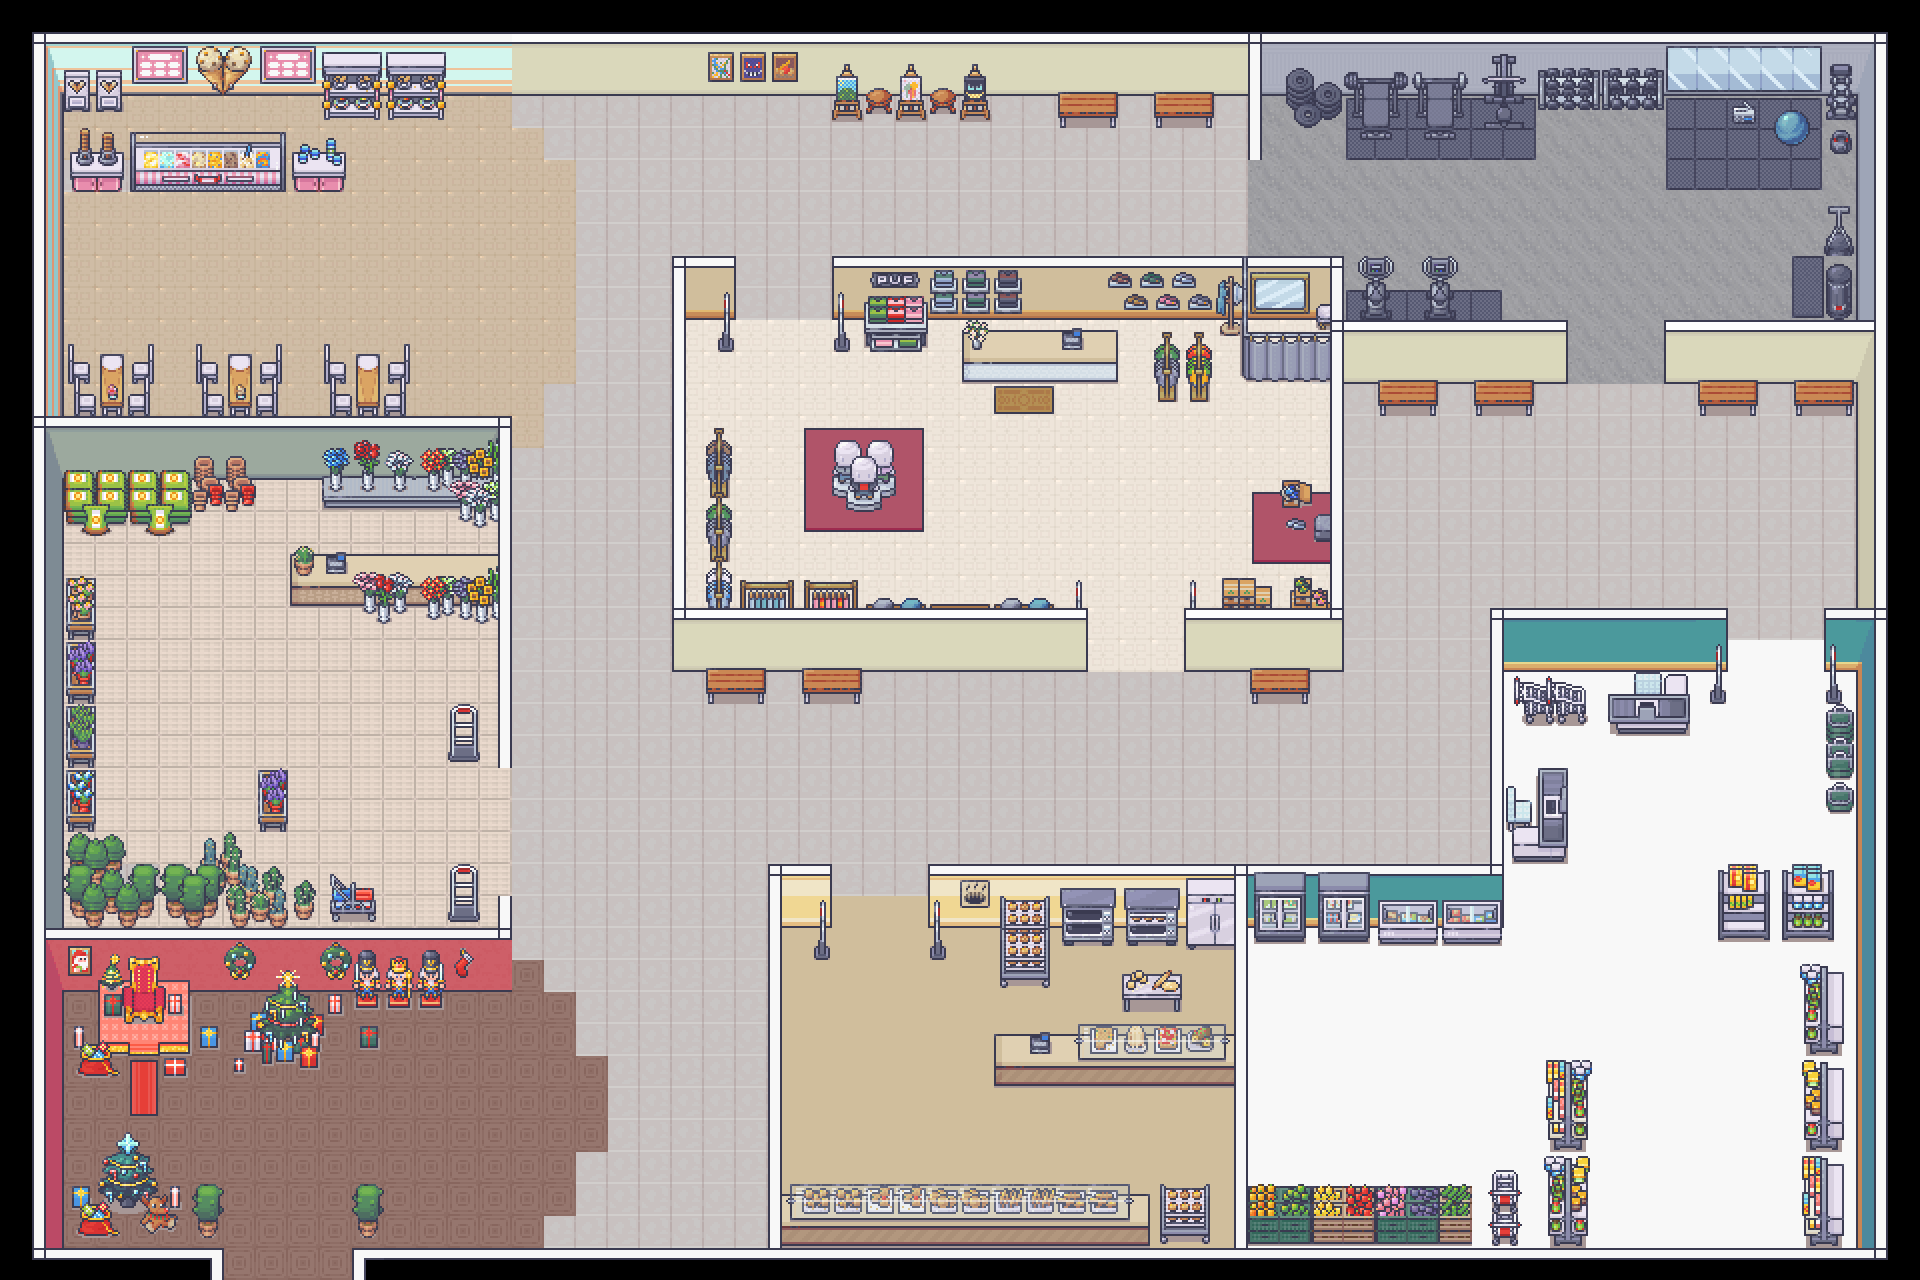

The image is a tile-based game level rendered from a .tmx file. Its description and source (layers, tilesets, objects; grid data summarised) follow:
An orthogonal 60x40 tile map with 32x32 px tiles, 6 tile layers (groundLayer, wallLayer, carpetLayer, furnitureLayer, ...), 3 tilesets and 21 objects (200.280A RL, 200.680A RL, 330.820B RL, 330.1120B RL, 1770.190C RL, ...).

<map version="1.5" tiledversion="1.7.2" orientation="orthogonal" renderorder="right-down" width="60" height="40" tilewidth="32" tileheight="32" infinite="0" nextlayerid="9" nextobjectid="27">
 <tileset firstgid="1" name="roomBuilder32x32" tilewidth="32" tileheight="32" tilecount="8284" columns="76">
  <image source="roomBuilder32x32.png" width="2432" height="3488" />
 </tileset>
 <tileset firstgid="8285" name="shopping32x32" tilewidth="32" tileheight="32" tilecount="2496" columns="32">
  <image source="shopping32x32.png" width="1024" height="2496" />
 </tileset>
 <tileset firstgid="10781" name="clothing32x32" tilewidth="32" tileheight="32" tilecount="1072" columns="16">
  <image source="clothing32x32.png" width="512" height="2144" />
 </tileset>
 <layer id="1" name="groundLayer" width="60" height="40">
  <data>[2400 cells, 2113 non-empty, 8 distinct tile ids]</data>
 </layer>
 <objectgroup id="8" name="Object Layer 2">
  <object id="7" name="200.280A RL" x="200" y="280">
   <point />
  </object>
  <object id="8" name="200.680A RL" x="200" y="680">
   <point />
  </object>
  <object id="9" name="330.820B RL" x="330" y="820">
   <point />
  </object>
  <object id="10" name="330.1120B RL" x="330" y="1120">
   <point />
  </object>
  <object id="11" name="1770.190C RL" x="1770" y="190">
   <point />
  </object>
  <object id="13" name="1770.590C RL" x="1770" y="590">
   <point />
  </object>
  <object id="14" name="1770.990C RL" x="1770" y="990">
   <point />
  </object>
  <object id="15" name="700.210D DU" x="700" y="210">
   <point />
  </object>
  <object id="16" name="1100.210D DU" x="1100" y="210">
   <point />
  </object>
  <object id="17" name="1500.210D DU" x="1500" y="210">
   <point />
  </object>
  <object id="18" name="750.800F DU" x="750" y="800">
   <point />
  </object>
  <object id="19" name="1050.800E DU" x="1050" y="800">
   <point />
  </object>
  <object id="20" name="1350.800F DU" x="1350" y="800">
   <point />
  </object>
  <object id="21" name="1200.500" x="1200" y="500">
   <point />
  </object>
  <object id="22" name="1600.500" x="1600" y="500">
   <point />
  </object>
  <object id="23" name="550.1130" x="550" y="1130">
   <point />
  </object>
  <object id="25" name="950.1130" x="950" y="1130">
   <point />
  </object>
  <object id="26" name="1350.1130" x="1350" y="1130">
   <point />
  </object>
 </objectgroup>
 <layer id="2" name="wallLayer" width="60" height="40">
  <data>[2400 cells, 524 non-empty, 84 distinct tile ids]</data>
 </layer>
 <layer id="6" name="carpetLayer" width="60" height="40">
  <data>[2400 cells, 95 non-empty, 43 distinct tile ids]</data>
 </layer>
 <layer id="3" name="furnitureLayer" width="60" height="40">
  <data>[2400 cells, 513 non-empty, 323 distinct tile ids]</data>
 </layer>
 <layer id="4" name="itemLayer" width="60" height="40">
  <data>[2400 cells, 214 non-empty, 172 distinct tile ids]</data>
 </layer>
 <layer id="5" name="addLayer" width="60" height="40">
  <data>[2400 cells, 87 non-empty, 44 distinct tile ids]</data>
 </layer>
 <objectgroup id="7" name="objectLayer">
  <object id="4" name="life1" x="133.803" y="581.889">
   <point />
  </object>
  <object id="5" name="life2" x="1275.8" y="997.302">
   <point />
  </object>
  <object id="6" name="life3" x="1820.35" y="469.868">
   <point />
  </object>
 </objectgroup>
</map>
